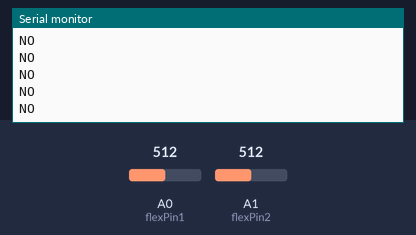
Recording of a sketch running on a simulated Arduino Uno, built with avr-gcc and run on an emulated ATmega328P. On the bench: the last lines printed to the serial monitor. Inputs (shaded band) come from the test bench; at power-on: A0 (flexPin1) = 512, A1 (flexPin2) = 512.

Above: at 1.2 s.
1.3 s: A0 (flexPin1) set to 534
At 1.65 s:
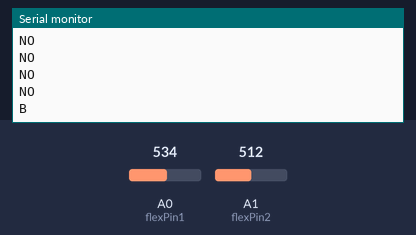
3.5 s: A1 (flexPin2) set to 537
At 3.81 s:
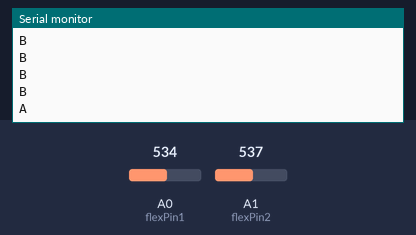

Measured:
- the behaviour switches between 522 and 523 on A0 (flexPin1) (found by bisection; images 0 and 1)
- the behaviour switches between 522 and 523 on A1 (flexPin2) (found by bisection; images 1 and 2)
- after the input at 1.3 s, the serial monitor: prints a new line after 0.23 s (image 1)
- after the input at 3.5 s, the serial monitor: prints a new line after 0.19 s (image 2)

The sketch:

arduino_with_2_flex_sensors.ino
```cpp
const int flexPin1 = A0;
const int flexPin2 = A1;

int value, i;
int initialSum1=0, sum1;
int initialSum2=0, sum2;
char a,b;

void setup()
{
  pinMode(flexPin1, INPUT);
  pinMode(flexPin2, INPUT);
  Serial.begin(9600);
  for(i=0; i<10; ++i)
  {
    value=analogRead(flexPin1);
    initialSum1 += value;
    value=analogRead(flexPin2);
    initialSum2 += value;
  }
}

void loop()
{
  sum1=sum2=0;
  a=b='1';
  for(i=0; i<10; ++i)
  {
    value = analogRead(flexPin1);
    sum1 += value;
    value = analogRead(flexPin2);
    sum2 += value;
  }
  delay(125);
  if ( (sum1-initialSum1)>100 )
    a='0';
  if ( (sum2-initialSum2)>100 )
    b='0';
  if(a=='1'&&b=='1')
      Serial.write("NO\n");
    else if(a=='0'&&b=='0')
      Serial.write("A\n");
    else if(a=='0'&&b=='1')
      Serial.write("B\n");
    else if(a=='1'&&b=='0')
      Serial.write("C\n");
}
```
